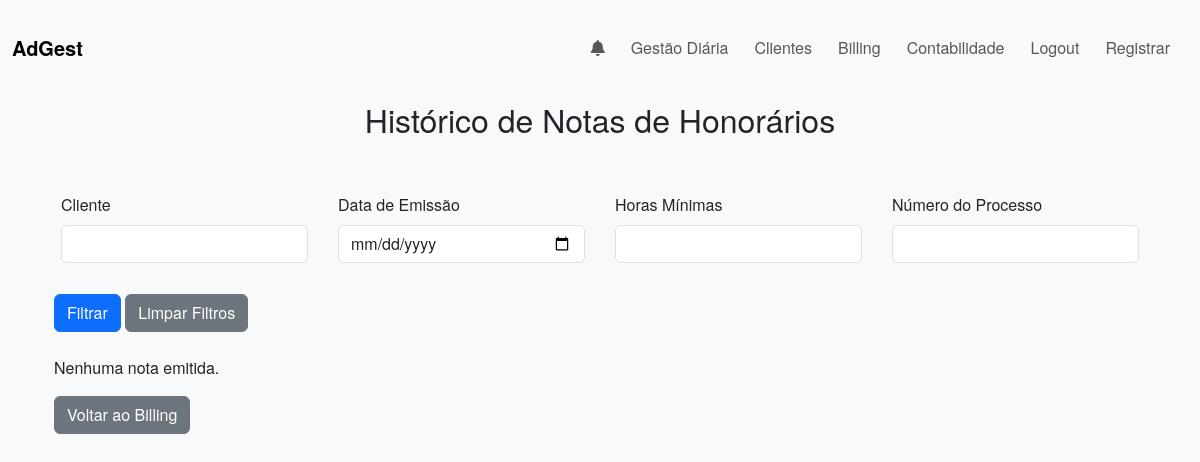
/billing/historico (signed in), run on an earlier commit of the app's database.
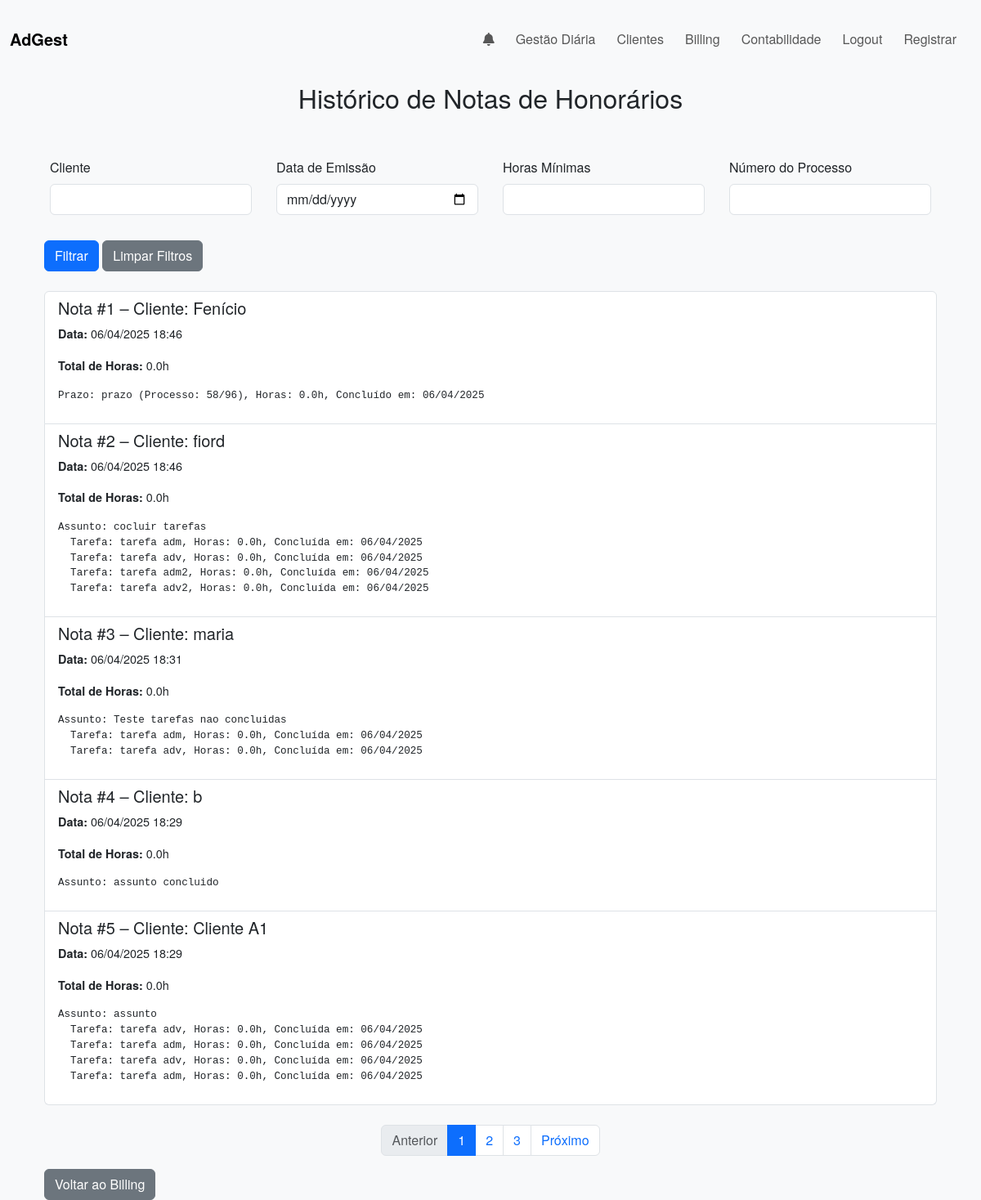
And on a later commit of the database.
### app/models.py (models this page shows, shortened)
class NotaHonorarios(db.Model):
    __tablename__ = 'nota_honorarios'
    id = db.Column(db.Integer, primary_key=True)
    user_id = db.Column(db.Integer, db.ForeignKey('users.id'), nullable=False)
    client_id = db.Column(db.Integer, db.ForeignKey('clients.id'), nullable=False)
    created_at = db.Column(db.DateTime, default=datetime.utcnow)
    details = db.Column(db.Text)  # Lista de itens faturados (por exemplo, "Tarefa 5, Prazo 3")
    total_hours = db.Column(db.Float, default=0.0)
    is_confirmed = db.Column(db.Boolean, default=False)  # Pode ser usado para indicar se a nota já foi finalizada
    client = db.relationship('Client', backref='nota_honorarios')

class Client(db.Model):
    __tablename__ = 'clients'
    id = db.Column(db.Integer, primary_key=True)
    user_id = db.Column(db.Integer, db.ForeignKey('users.id'), nullable=False)
    name = db.Column(db.String(100), nullable=False)  # unique=True removido
    number_interno = db.Column(db.String(50), nullable=True)
    nif = db.Column(db.String(50), nullable=True)
    address = db.Column(db.String(200), nullable=True)
    email = db.Column(db.String(100), nullable=True)
    telephone = db.Column(db.String(20), nullable=True)
    assuntos = db.relationship('Assunto', backref='client', lazy=True)
    __table_args__ = (
        db.UniqueConstraint('user_id', 'name', name='uq_user_clientname'),
    )
    shares = db.relationship('ClientShare', backref='client', lazy='dynamic')

### app/routes.py (the view, shortened to what this page needs)
@main.route('/billing/historico')
@login_required
def billing_historico():
    page = request.args.get('page', 1, type=int)
    query = NotaHonorarios.query.filter(
        or_(
            NotaHonorarios.user_id == current_user.id,
            NotaHonorarios.client.has(Client.user_id == current_user.id),
            NotaHonorarios.client.has(Client.shares.any(ClientShare.user_id == current_user.id))
        )
    )
    cliente = request.args.get('cliente', '').strip()
    if cliente:
        query = query.join(NotaHonorarios.client).filter(Client.name.ilike(f"%{cliente}%"))
    data_emissao = request.args.get('data_emissao', '').strip()
    min_horas = request.args.get('min_horas', '').strip()
    if min_horas:
        try:
            min_horas = float(min_horas)
            query = query.filter(NotaHonorarios.total_hours >= min_horas)
        except ValueError:
            pass
    query = query.order_by(NotaHonorarios.created_at.desc())
    pagination = query.paginate(page=page, per_page=5)
    return render_template('billing_historico.html', nota_honorarios=pagination.items, pagination=pagination)

### app/routes.py (called while the page is built)
@main.context_processor
def inject_notifications():
    if current_user.is_authenticated:
        notifs_nao_lidas = Notification.query.filter_by(
            user_id=current_user.id, is_read=False
        ).order_by(Notification.timestamp.desc()).all()
        unread = len(notifs_nao_lidas)
        return dict(notifications=notifs_nao_lidas, unread_count=unread)
    return dict(notifications=[], unread_count=0)

### app/templates/billing_historico.html (shortened to what this page needs)
{% extends "base.html" %}
{% block content %}
<div class="container">
  <h2 class="text-center my-4">Histórico de Notas de Honorários</h2>
  <form method="GET" action="{{ url_for('main.billing_historico') }}" class="mb-4">
    <div class="row g-3">
      <div class="col-md-3">
        <label for="cliente" class="form-label">Cliente</label>
        <input type="text" class="form-control" id="cliente" name="cliente" value="{{ request.args.get('cliente', '') }}">
      </div>
      <div class="col-md-3">
        <label for="data_emissao" class="form-label">Data de Emissão</label>
        <input type="date" class="form-control" id="data_emissao" name="data_emissao" value="{{ request.args.get('data_emissao', '') }}">
      </div>
      <div class="col-md-3">
        <label for="min_horas" class="form-label">Horas Mínimas</label>
        <input type="number" step="0.1" class="form-control" id="min_horas" name="min_horas" value="{{ request.args.get('min_horas', '') }}">
      </div>
      <div class="col-md-3">
        <label for="processo" class="form-label">Número do Processo</label>
        <input type="text" class="form-control" id="processo" name="processo" value="{{ request.args.get('processo', '') }}">
      </div>
    </div>
    <div class="row mt-3">
      <div class="col">
        <button type="submit" class="btn btn-primary">Filtrar</button>
        <a href="{{ url_for('main.billing_historico') }}" class="btn btn-secondary">Limpar Filtros</a>
      </div>
    </div>
  </form>
  {% if nota_honorarios %}
    <div class="list-group">
      {% for nota in nota_honorarios %}
        <div class="list-group-item">
          <h5>Nota #{{ loop.index }} – Cliente: {{ nota.client.name }}</h5>
          <p><strong>Data:</strong> {{ nota.created_at.strftime('%d/%m/%Y %H:%M') }}</p>
          <p><strong>Total de Horas:</strong> {{ nota.total_hours }}h</p>
          <pre>{{ nota.details }}</pre>
        </div>
      {% endfor %}
    </div>
    {% set args = request.args.to_dict() %}
    {% set _ = args.pop('page', None) %}
    <nav aria-label="Page navigation" class="mt-4">
      <ul class="pagination justify-content-center">
        {% if pagination.has_prev %}
          <li class="page-item">
            <a class="page-link" href="{{ url_for('main.billing_historico', page=pagination.prev_num, **args) }}">Anterior</a>
          </li>
        {% else %}
          <li class="page-item disabled"><span class="page-link">Anterior</span></li>
        {% endif %}
        {% for page in pagination.iter_pages(left_edge=2, right_edge=2, left_current=2, right_current=2) %}
          {% if page %}
            {% if page == pagination.page %}
              <li class="page-item active"><span class="page-link">{{ page }}</span></li>
            {% else %}
              <li class="page-item"><a class="page-link" href="{{ url_for('main.billing_historico', page=page, **args) }}">{{ page }}</a></li>
            {% endif %}
          {% else %}
            <li class="page-item disabled"><span class="page-link">...</span></li>
          {% endif %}
        {% endfor %}
        {% if pagination.has_next %}
          <li class="page-item">
            <a class="page-link" href="{{ url_for('main.billing_historico', page=pagination.next_num, **args) }}">Próximo</a>
          </li>
        {% else %}
          <li class="page-item disabled"><span class="page-link">Próximo</span></li>
        {% endif %}
      </ul>
    </nav>
  {% else %}
    <p>Nenhuma nota emitida.</p>
  {% endif %}
  <div class="mt-3">
    <a href="{{ url_for('main.billing') }}" class="btn btn-secondary">Voltar ao Billing</a>
  </div>
</div>
{% endblock %}

What changed in the data, as far as the page shows it:
added NotaHonorarios: client.name "Fenício", created_at "06/04/2025 18:46", total_hours "0.0", details "Prazo: prazo (Processo: 58/96), Horas: 0.0h, Concluído em: 06/04/2025"
added NotaHonorarios: client.name "fiord", created_at "06/04/2025 18:46", total_hours "0.0", details "Assunto: cocluir tarefas Tarefa: tarefa adm, Horas: 0.0h, Concluída em: 06/04/2025 Tarefa: tarefa adv, Horas: 0.0h, Concluída em: 06/04/2025 Tarefa: tarefa adm2, Horas: 0.0h, Concluída em: 06/04/2025 Tarefa: tarefa adv2, Horas: 0.0h, Concluída em: 06/04/2025"
added NotaHonorarios: client.name "maria", created_at "06/04/2025 18:31", total_hours "0.0", details "Assunto: Teste tarefas nao concluidas Tarefa: tarefa adm, Horas: 0.0h, Concluída em: 06/04/2025 Tarefa: tarefa adv, Horas: 0.0h, Concluída em: 06/04/2025"
added NotaHonorarios: client.name "b", created_at "06/04/2025 18:29", total_hours "0.0", details "Assunto: assunto concluido"
added NotaHonorarios: client.name "Cliente A1", created_at "06/04/2025 18:29", total_hours "0.0", details "Assunto: assunto Tarefa: tarefa adv, Horas: 0.0h, Concluída em: 06/04/2025 Tarefa: tarefa adm, Horas: 0.0h, Concluída em: 06/04/2025 Tarefa: tarefa adv, Horas: 0.0h, Concluída em: 06/04/2025 Tarefa: tarefa adm, Horas: 0.0h, Concluída em: 06/04/2025"
Also different on the page:
text no longer shown: "Nenhuma nota emitida."
text now shown: "Anterior Próximo"
new list line: "1"
new list line: "2"
new list line: "3"
